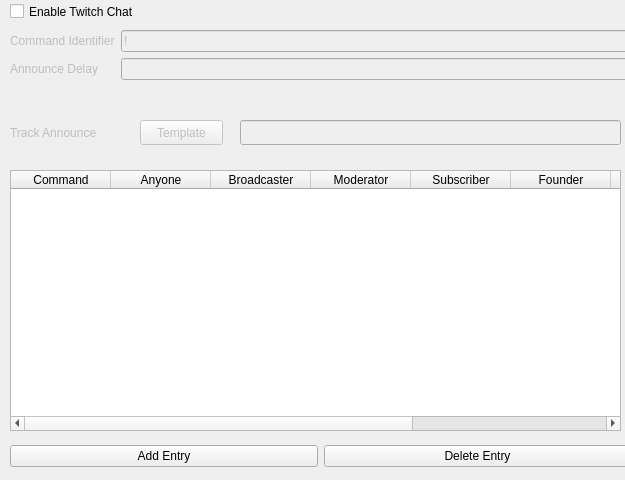
<?xml version="1.0" encoding="UTF-8"?>
<ui version="4.0">
 <class>twitchchat_form</class>
 <widget class="QWidget" name="twitchchat_form">
  <property name="geometry">
   <rect>
    <x>0</x>
    <y>0</y>
    <width>625</width>
    <height>480</height>
   </rect>
  </property>
  <property name="windowTitle">
   <string>Twitch Chat</string>
  </property>
  <property name="displayName" stdset="0">
   <string>Twitch Chat</string>
  </property>
  <widget class="QWidget" name="formLayoutWidget">
   <property name="geometry">
    <rect>
     <x>10</x>
     <y>30</y>
     <width>624</width>
     <height>81</height>
    </rect>
   </property>
   <layout class="QFormLayout" name="settings_layout">
    <item row="0" column="0">
     <widget class="QLabel" name="commandchar_label">
      <property name="enabled">
       <bool>false</bool>
      </property>
      <property name="text">
       <string>Command Identifier</string>
      </property>
     </widget>
    </item>
    <item row="0" column="1">
     <widget class="QLineEdit" name="commandchar_lineedit">
      <property name="enabled">
       <bool>false</bool>
      </property>
      <property name="minimumSize">
       <size>
        <width>496</width>
        <height>0</height>
       </size>
      </property>
      <property name="text">
       <string>!</string>
      </property>
      <property name="maxLength">
       <number>1</number>
      </property>
     </widget>
    </item>
    <item row="1" column="0">
     <widget class="QLabel" name="announce_delay_label">
      <property name="enabled">
       <bool>false</bool>
      </property>
      <property name="text">
       <string>Announce Delay</string>
      </property>
     </widget>
    </item>
    <item row="1" column="1">
     <widget class="QLineEdit" name="announce_delay_lineedit">
      <property name="enabled">
       <bool>false</bool>
      </property>
      <property name="minimumSize">
       <size>
        <width>496</width>
        <height>0</height>
       </size>
      </property>
     </widget>
    </item>
   </layout>
  </widget>
  <widget class="QCheckBox" name="enable_checkbox">
   <property name="geometry">
    <rect>
     <x>10</x>
     <y>0</y>
     <width>171</width>
     <height>23</height>
    </rect>
   </property>
   <property name="text">
    <string>Enable Twitch Chat</string>
   </property>
  </widget>
  <widget class="QLabel" name="announce_label">
   <property name="enabled">
    <bool>false</bool>
   </property>
   <property name="geometry">
    <rect>
     <x>10</x>
     <y>120</y>
     <width>103</width>
     <height>25</height>
    </rect>
   </property>
   <property name="text">
    <string>Track Announce</string>
   </property>
  </widget>
  <widget class="QLineEdit" name="announce_lineedit">
   <property name="enabled">
    <bool>false</bool>
   </property>
   <property name="geometry">
    <rect>
     <x>240</x>
     <y>120</y>
     <width>381</width>
     <height>25</height>
    </rect>
   </property>
   <property name="minimumSize">
    <size>
     <width>381</width>
     <height>0</height>
    </size>
   </property>
  </widget>
  <widget class="QPushButton" name="announce_button">
   <property name="enabled">
    <bool>false</bool>
   </property>
   <property name="geometry">
    <rect>
     <x>140</x>
     <y>120</y>
     <width>83</width>
     <height>25</height>
    </rect>
   </property>
   <property name="text">
    <string>Template</string>
   </property>
  </widget>
  <widget class="QTableWidget" name="command_perm_table">
   <property name="geometry">
    <rect>
     <x>10</x>
     <y>170</y>
     <width>611</width>
     <height>261</height>
    </rect>
   </property>
   <property name="alternatingRowColors">
    <bool>true</bool>
   </property>
   <property name="selectionBehavior">
    <enum>QAbstractItemView::SelectRows</enum>
   </property>
   <column>
    <property name="text">
     <string>Command</string>
    </property>
   </column>
   <column>
    <property name="text">
     <string>Anyone</string>
    </property>
   </column>
   <column>
    <property name="text">
     <string>Broadcaster</string>
    </property>
   </column>
   <column>
    <property name="text">
     <string>Moderator</string>
    </property>
   </column>
   <column>
    <property name="text">
     <string>Subscriber</string>
    </property>
   </column>
   <column>
    <property name="text">
     <string>Founder</string>
    </property>
   </column>
   <column>
    <property name="text">
     <string>Conductor</string>
    </property>
   </column>
   <column>
    <property name="text">
     <string>VIP</string>
    </property>
   </column>
   <column>
    <property name="text">
     <string>Bits</string>
    </property>
   </column>
  </widget>
  <widget class="QWidget" name="horizontalLayoutWidget">
   <property name="geometry">
    <rect>
     <x>10</x>
     <y>440</y>
     <width>621</width>
     <height>32</height>
    </rect>
   </property>
   <layout class="QHBoxLayout" name="commandbuttons_layout">
    <item>
     <widget class="QPushButton" name="add_button">
      <property name="text">
       <string>Add Entry</string>
      </property>
     </widget>
    </item>
    <item>
     <widget class="QPushButton" name="del_button">
      <property name="text">
       <string>Delete Entry</string>
      </property>
     </widget>
    </item>
   </layout>
  </widget>
 </widget>
 <resources/>
 <connections>
  <connection>
   <sender>enable_checkbox</sender>
   <signal>toggled(bool)</signal>
   <receiver>commandchar_lineedit</receiver>
   <slot>setEnabled(bool)</slot>
   <hints>
    <hint type="sourcelabel">
     <x>80</x>
     <y>61</y>
    </hint>
    <hint type="destinationlabel">
     <x>388</x>
     <y>257</y>
    </hint>
   </hints>
  </connection>
  <connection>
   <sender>enable_checkbox</sender>
   <signal>toggled(bool)</signal>
   <receiver>commandchar_label</receiver>
   <slot>setEnabled(bool)</slot>
   <hints>
    <hint type="sourcelabel">
     <x>80</x>
     <y>61</y>
    </hint>
    <hint type="destinationlabel">
     <x>76</x>
     <y>257</y>
    </hint>
   </hints>
  </connection>
  <connection>
   <sender>enable_checkbox</sender>
   <signal>toggled(bool)</signal>
   <receiver>announce_label</receiver>
   <slot>setEnabled(bool)</slot>
   <hints>
    <hint type="sourcelabel">
     <x>80</x>
     <y>61</y>
    </hint>
    <hint type="destinationlabel">
     <x>62</x>
     <y>311</y>
    </hint>
   </hints>
  </connection>
  <connection>
   <sender>enable_checkbox</sender>
   <signal>toggled(bool)</signal>
   <receiver>announce_lineedit</receiver>
   <slot>setEnabled(bool)</slot>
   <hints>
    <hint type="sourcelabel">
     <x>80</x>
     <y>61</y>
    </hint>
    <hint type="destinationlabel">
     <x>388</x>
     <y>311</y>
    </hint>
   </hints>
  </connection>
  <connection>
   <sender>enable_checkbox</sender>
   <signal>toggled(bool)</signal>
   <receiver>announce_button</receiver>
   <slot>setEnabled(bool)</slot>
   <hints>
    <hint type="sourcelabel">
     <x>80</x>
     <y>61</y>
    </hint>
    <hint type="destinationlabel">
     <x>181</x>
     <y>352</y>
    </hint>
   </hints>
  </connection>
  <connection>
   <sender>enable_checkbox</sender>
   <signal>toggled(bool)</signal>
   <receiver>announce_delay_label</receiver>
   <slot>setEnabled(bool)</slot>
   <hints>
    <hint type="sourcelabel">
     <x>80</x>
     <y>11</y>
    </hint>
    <hint type="destinationlabel">
     <x>64</x>
     <y>188</y>
    </hint>
   </hints>
  </connection>
  <connection>
   <sender>enable_checkbox</sender>
   <signal>toggled(bool)</signal>
   <receiver>announce_delay_lineedit</receiver>
   <slot>setEnabled(bool)</slot>
   <hints>
    <hint type="sourcelabel">
     <x>80</x>
     <y>11</y>
    </hint>
    <hint type="destinationlabel">
     <x>388</x>
     <y>188</y>
    </hint>
   </hints>
  </connection>
 </connections>
</ui>
